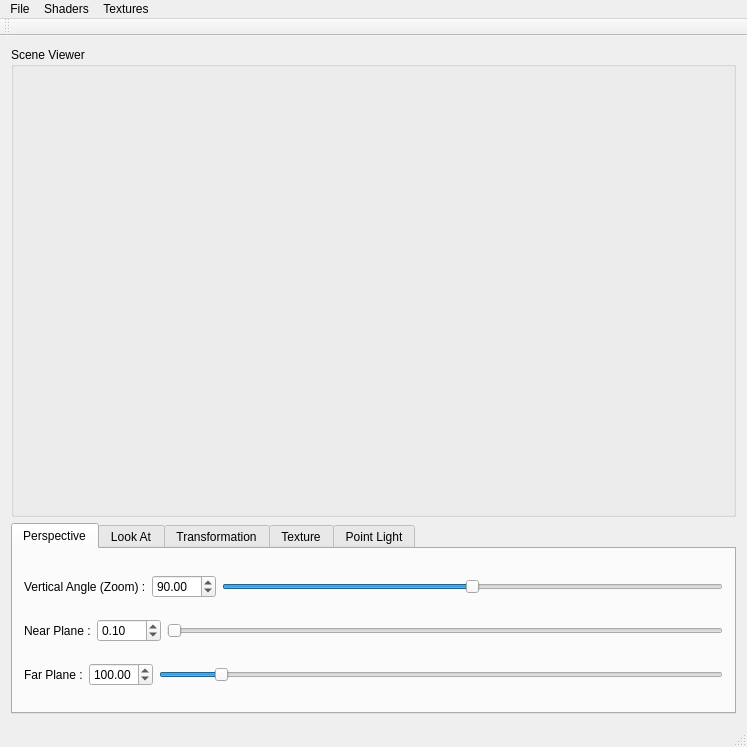
<?xml version="1.0" encoding="UTF-8"?>
<ui version="4.0">
 <class>MainWindow</class>
 <widget class="QMainWindow" name="MainWindow">
  <property name="geometry">
   <rect>
    <x>0</x>
    <y>0</y>
    <width>747</width>
    <height>747</height>
   </rect>
  </property>
  <property name="windowTitle">
   <string>MainWindow</string>
  </property>
  <widget class="QWidget" name="centralWidget">
   <layout class="QGridLayout" name="gridLayout">
    <item row="0" column="0">
     <widget class="QGroupBox" name="groupBox">
      <property name="sizePolicy">
       <sizepolicy hsizetype="Preferred" vsizetype="Expanding">
        <horstretch>0</horstretch>
        <verstretch>0</verstretch>
       </sizepolicy>
      </property>
      <property name="title">
       <string>Scene Viewer</string>
      </property>
      <layout class="QGridLayout" name="gridLayout_2"/>
     </widget>
    </item>
    <item row="1" column="0">
     <widget class="QTabWidget" name="mainTabs">
      <property name="sizePolicy">
       <sizepolicy hsizetype="Expanding" vsizetype="Fixed">
        <horstretch>0</horstretch>
        <verstretch>0</verstretch>
       </sizepolicy>
      </property>
      <property name="currentIndex">
       <number>0</number>
      </property>
      <widget class="QWidget" name="perspectiveTab">
       <attribute name="title">
        <string>Perspective</string>
       </attribute>
       <layout class="QGridLayout" name="gridLayout_7">
        <item row="0" column="0">
         <layout class="QHBoxLayout" name="horizontalLayout_2">
          <item>
           <widget class="QLabel" name="label">
            <property name="sizePolicy">
             <sizepolicy hsizetype="Fixed" vsizetype="Preferred">
              <horstretch>0</horstretch>
              <verstretch>0</verstretch>
             </sizepolicy>
            </property>
            <property name="text">
             <string>Vertical Angle (Zoom) :</string>
            </property>
           </widget>
          </item>
          <item>
           <widget class="QDoubleSpinBox" name="persVerticalAngleSpin">
            <property name="decimals">
             <number>2</number>
            </property>
            <property name="minimum">
             <double>0.000000000000000</double>
            </property>
            <property name="maximum">
             <double>180.000000000000000</double>
            </property>
            <property name="singleStep">
             <double>0.100000000000000</double>
            </property>
            <property name="value">
             <double>90.000000000000000</double>
            </property>
           </widget>
          </item>
          <item>
           <widget class="QSlider" name="persVerticalAngleSlider">
            <property name="maximum">
             <number>18000</number>
            </property>
            <property name="pageStep">
             <number>10</number>
            </property>
            <property name="value">
             <number>9000</number>
            </property>
            <property name="sliderPosition">
             <number>9000</number>
            </property>
            <property name="orientation">
             <enum>Qt::Horizontal</enum>
            </property>
           </widget>
          </item>
         </layout>
        </item>
        <item row="1" column="0">
         <layout class="QHBoxLayout" name="horizontalLayout_4">
          <item>
           <widget class="QLabel" name="label_3">
            <property name="sizePolicy">
             <sizepolicy hsizetype="Fixed" vsizetype="Preferred">
              <horstretch>0</horstretch>
              <verstretch>0</verstretch>
             </sizepolicy>
            </property>
            <property name="text">
             <string>Near Plane :</string>
            </property>
           </widget>
          </item>
          <item>
           <widget class="QDoubleSpinBox" name="persNearSpin">
            <property name="decimals">
             <number>2</number>
            </property>
            <property name="minimum">
             <double>0.000000000000000</double>
            </property>
            <property name="maximum">
             <double>999.000000000000000</double>
            </property>
            <property name="singleStep">
             <double>0.100000000000000</double>
            </property>
            <property name="value">
             <double>0.100000000000000</double>
            </property>
           </widget>
          </item>
          <item>
           <widget class="QSlider" name="persNearSlider">
            <property name="maximum">
             <number>99900</number>
            </property>
            <property name="value">
             <number>10</number>
            </property>
            <property name="orientation">
             <enum>Qt::Horizontal</enum>
            </property>
           </widget>
          </item>
         </layout>
        </item>
        <item row="2" column="0">
         <layout class="QHBoxLayout" name="horizontalLayout_5">
          <item>
           <widget class="QLabel" name="label_4">
            <property name="sizePolicy">
             <sizepolicy hsizetype="Fixed" vsizetype="Preferred">
              <horstretch>0</horstretch>
              <verstretch>0</verstretch>
             </sizepolicy>
            </property>
            <property name="text">
             <string>Far Plane :</string>
            </property>
           </widget>
          </item>
          <item>
           <widget class="QDoubleSpinBox" name="persFarSpin">
            <property name="minimum">
             <double>0.000000000000000</double>
            </property>
            <property name="maximum">
             <double>999.000000000000000</double>
            </property>
            <property name="singleStep">
             <double>0.100000000000000</double>
            </property>
            <property name="value">
             <double>100.000000000000000</double>
            </property>
           </widget>
          </item>
          <item>
           <widget class="QSlider" name="persFarSlider">
            <property name="maximum">
             <number>99900</number>
            </property>
            <property name="value">
             <number>10000</number>
            </property>
            <property name="orientation">
             <enum>Qt::Horizontal</enum>
            </property>
           </widget>
          </item>
         </layout>
        </item>
       </layout>
      </widget>
      <widget class="QWidget" name="lookAtTab">
       <attribute name="title">
        <string>Look At</string>
       </attribute>
       <layout class="QGridLayout" name="gridLayout_3">
        <item row="0" column="0">
         <layout class="QHBoxLayout" name="horizontalLayout_6">
          <item>
           <widget class="QLabel" name="label_5">
            <property name="sizePolicy">
             <sizepolicy hsizetype="Fixed" vsizetype="Preferred">
              <horstretch>0</horstretch>
              <verstretch>0</verstretch>
             </sizepolicy>
            </property>
            <property name="text">
             <string>Eye (X,Y,Z) :</string>
            </property>
           </widget>
          </item>
          <item>
           <widget class="QDoubleSpinBox" name="lookEyeXSpin">
            <property name="minimum">
             <double>-99999.000000000000000</double>
            </property>
            <property name="maximum">
             <double>99999.000000000000000</double>
            </property>
            <property name="singleStep">
             <double>0.100000000000000</double>
            </property>
            <property name="value">
             <double>0.000000000000000</double>
            </property>
           </widget>
          </item>
          <item>
           <widget class="QDoubleSpinBox" name="lookEyeYSpin">
            <property name="minimum">
             <double>-99999.000000000000000</double>
            </property>
            <property name="maximum">
             <double>99999.000000000000000</double>
            </property>
            <property name="singleStep">
             <double>0.100000000000000</double>
            </property>
            <property name="value">
             <double>0.000000000000000</double>
            </property>
           </widget>
          </item>
          <item>
           <widget class="QDoubleSpinBox" name="lookEyeZSpin">
            <property name="minimum">
             <double>-99999.000000000000000</double>
            </property>
            <property name="maximum">
             <double>99999.000000000000000</double>
            </property>
            <property name="singleStep">
             <double>0.100000000000000</double>
            </property>
            <property name="value">
             <double>1.000000000000000</double>
            </property>
           </widget>
          </item>
         </layout>
        </item>
        <item row="1" column="0">
         <layout class="QHBoxLayout" name="horizontalLayout_7">
          <item>
           <widget class="QLabel" name="label_6">
            <property name="sizePolicy">
             <sizepolicy hsizetype="Fixed" vsizetype="Preferred">
              <horstretch>0</horstretch>
              <verstretch>0</verstretch>
             </sizepolicy>
            </property>
            <property name="text">
             <string>Center (X,Y,Z) :</string>
            </property>
           </widget>
          </item>
          <item>
           <widget class="QDoubleSpinBox" name="lookCenterXSpin">
            <property name="minimum">
             <double>-99999.000000000000000</double>
            </property>
            <property name="maximum">
             <double>99999.000000000000000</double>
            </property>
            <property name="singleStep">
             <double>0.100000000000000</double>
            </property>
           </widget>
          </item>
          <item>
           <widget class="QDoubleSpinBox" name="lookCenterYSpin">
            <property name="minimum">
             <double>-99999.000000000000000</double>
            </property>
            <property name="maximum">
             <double>99999.000000000000000</double>
            </property>
            <property name="singleStep">
             <double>0.100000000000000</double>
            </property>
           </widget>
          </item>
          <item>
           <widget class="QDoubleSpinBox" name="lookCenterZSpin">
            <property name="minimum">
             <double>-99999.000000000000000</double>
            </property>
            <property name="maximum">
             <double>99999.000000000000000</double>
            </property>
            <property name="singleStep">
             <double>0.100000000000000</double>
            </property>
           </widget>
          </item>
         </layout>
        </item>
        <item row="2" column="0">
         <layout class="QHBoxLayout" name="horizontalLayout_8">
          <item>
           <widget class="QLabel" name="label_7">
            <property name="sizePolicy">
             <sizepolicy hsizetype="Fixed" vsizetype="Preferred">
              <horstretch>0</horstretch>
              <verstretch>0</verstretch>
             </sizepolicy>
            </property>
            <property name="text">
             <string>Up (X,Y,Z) :</string>
            </property>
           </widget>
          </item>
          <item>
           <widget class="QDoubleSpinBox" name="lookUpXSpin">
            <property name="minimum">
             <double>-99999.000000000000000</double>
            </property>
            <property name="maximum">
             <double>99999.000000000000000</double>
            </property>
            <property name="singleStep">
             <double>0.100000000000000</double>
            </property>
           </widget>
          </item>
          <item>
           <widget class="QDoubleSpinBox" name="lookUpYSpin">
            <property name="minimum">
             <double>-99999.000000000000000</double>
            </property>
            <property name="maximum">
             <double>99999.000000000000000</double>
            </property>
            <property name="singleStep">
             <double>0.100000000000000</double>
            </property>
            <property name="value">
             <double>1.000000000000000</double>
            </property>
           </widget>
          </item>
          <item>
           <widget class="QDoubleSpinBox" name="lookUpZSpin">
            <property name="minimum">
             <double>-99999.000000000000000</double>
            </property>
            <property name="maximum">
             <double>99999.000000000000000</double>
            </property>
            <property name="singleStep">
             <double>0.100000000000000</double>
            </property>
           </widget>
          </item>
         </layout>
        </item>
       </layout>
      </widget>
      <widget class="QWidget" name="transformTab">
       <attribute name="title">
        <string>Transformation</string>
       </attribute>
       <layout class="QGridLayout" name="gridLayout_4">
        <item row="0" column="0">
         <layout class="QHBoxLayout" name="horizontalLayout_9">
          <item>
           <widget class="QLabel" name="label_8">
            <property name="sizePolicy">
             <sizepolicy hsizetype="Fixed" vsizetype="Preferred">
              <horstretch>0</horstretch>
              <verstretch>0</verstretch>
             </sizepolicy>
            </property>
            <property name="text">
             <string>Scale :</string>
            </property>
           </widget>
          </item>
          <item>
           <widget class="QDoubleSpinBox" name="scaleSpin">
            <property name="minimum">
             <double>-99999.000000000000000</double>
            </property>
            <property name="maximum">
             <double>99999.000000000000000</double>
            </property>
            <property name="singleStep">
             <double>0.100000000000000</double>
            </property>
            <property name="value">
             <double>1.000000000000000</double>
            </property>
           </widget>
          </item>
         </layout>
        </item>
        <item row="1" column="0">
         <layout class="QHBoxLayout" name="horizontalLayout_10">
          <item>
           <widget class="QLabel" name="label_9">
            <property name="sizePolicy">
             <sizepolicy hsizetype="Fixed" vsizetype="Preferred">
              <horstretch>0</horstretch>
              <verstretch>0</verstretch>
             </sizepolicy>
            </property>
            <property name="text">
             <string>Translate (X,Y,Z) :</string>
            </property>
           </widget>
          </item>
          <item>
           <widget class="QDoubleSpinBox" name="translateXSpin">
            <property name="minimum">
             <double>-99999.000000000000000</double>
            </property>
            <property name="maximum">
             <double>99999.000000000000000</double>
            </property>
            <property name="singleStep">
             <double>0.100000000000000</double>
            </property>
           </widget>
          </item>
          <item>
           <widget class="QDoubleSpinBox" name="translateYSpin">
            <property name="minimum">
             <double>-99999.000000000000000</double>
            </property>
            <property name="maximum">
             <double>99999.000000000000000</double>
            </property>
            <property name="singleStep">
             <double>0.100000000000000</double>
            </property>
           </widget>
          </item>
          <item>
           <widget class="QDoubleSpinBox" name="translateZSpin">
            <property name="minimum">
             <double>-99999.000000000000000</double>
            </property>
            <property name="maximum">
             <double>99999.000000000000000</double>
            </property>
            <property name="singleStep">
             <double>0.100000000000000</double>
            </property>
           </widget>
          </item>
         </layout>
        </item>
        <item row="4" column="0">
         <layout class="QHBoxLayout" name="horizontalLayout_11">
          <item>
           <spacer name="horizontalSpacer">
            <property name="orientation">
             <enum>Qt::Horizontal</enum>
            </property>
            <property name="sizeType">
             <enum>QSizePolicy::Maximum</enum>
            </property>
            <property name="sizeHint" stdset="0">
             <size>
              <width>19</width>
              <height>20</height>
             </size>
            </property>
           </spacer>
          </item>
          <item>
           <widget class="QLabel" name="label_10">
            <property name="sizePolicy">
             <sizepolicy hsizetype="Fixed" vsizetype="Preferred">
              <horstretch>0</horstretch>
              <verstretch>0</verstretch>
             </sizepolicy>
            </property>
            <property name="text">
             <string>Axis (X,Y,Z) :</string>
            </property>
           </widget>
          </item>
          <item>
           <widget class="QDoubleSpinBox" name="rotateXSpin">
            <property name="minimum">
             <double>-99999.000000000000000</double>
            </property>
            <property name="maximum">
             <double>99999.000000000000000</double>
            </property>
            <property name="singleStep">
             <double>0.100000000000000</double>
            </property>
           </widget>
          </item>
          <item>
           <widget class="QDoubleSpinBox" name="rotateYSpin">
            <property name="minimum">
             <double>-99999.000000000000000</double>
            </property>
            <property name="maximum">
             <double>99999.000000000000000</double>
            </property>
            <property name="singleStep">
             <double>0.100000000000000</double>
            </property>
           </widget>
          </item>
          <item>
           <widget class="QDoubleSpinBox" name="rotateZSpin">
            <property name="minimum">
             <double>-99999.000000000000000</double>
            </property>
            <property name="maximum">
             <double>99999.000000000000000</double>
            </property>
            <property name="singleStep">
             <double>0.100000000000000</double>
            </property>
           </widget>
          </item>
         </layout>
        </item>
        <item row="5" column="0">
         <layout class="QHBoxLayout" name="horizontalLayout_3">
          <item>
           <spacer name="horizontalSpacer_2">
            <property name="orientation">
             <enum>Qt::Horizontal</enum>
            </property>
            <property name="sizeType">
             <enum>QSizePolicy::Maximum</enum>
            </property>
            <property name="sizeHint" stdset="0">
             <size>
              <width>19</width>
              <height>20</height>
             </size>
            </property>
           </spacer>
          </item>
          <item>
           <widget class="QLabel" name="label_14">
            <property name="text">
             <string>Angle (-360 : +360) :</string>
            </property>
           </widget>
          </item>
          <item>
           <widget class="QDoubleSpinBox" name="rotateAngleSpin">
            <property name="minimum">
             <double>-99999.000000000000000</double>
            </property>
            <property name="maximum">
             <double>99999.000000000000000</double>
            </property>
            <property name="singleStep">
             <double>0.100000000000000</double>
            </property>
           </widget>
          </item>
          <item>
           <widget class="QSlider" name="rotateAngleSlider">
            <property name="minimum">
             <number>-3600</number>
            </property>
            <property name="maximum">
             <number>3600</number>
            </property>
            <property name="orientation">
             <enum>Qt::Horizontal</enum>
            </property>
           </widget>
          </item>
         </layout>
        </item>
        <item row="2" column="0">
         <widget class="Line" name="line">
          <property name="orientation">
           <enum>Qt::Horizontal</enum>
          </property>
         </widget>
        </item>
        <item row="3" column="0">
         <widget class="QLabel" name="label_15">
          <property name="text">
           <string>Rotate:</string>
          </property>
         </widget>
        </item>
       </layout>
      </widget>
      <widget class="QWidget" name="textureTab">
       <attribute name="title">
        <string>Texture</string>
       </attribute>
       <layout class="QGridLayout" name="gridLayout_6">
        <item row="0" column="0">
         <layout class="QHBoxLayout" name="horizontalLayout">
          <item>
           <widget class="QLabel" name="label_2">
            <property name="text">
             <string>Texture File :</string>
            </property>
           </widget>
          </item>
          <item>
           <widget class="QLineEdit" name="textureFileEdit"/>
          </item>
          <item>
           <widget class="QPushButton" name="browseTextureBtn">
            <property name="text">
             <string>Browse</string>
            </property>
           </widget>
          </item>
         </layout>
        </item>
       </layout>
      </widget>
      <widget class="QWidget" name="diffuseLightTab">
       <attribute name="title">
        <string>Point Light</string>
       </attribute>
       <layout class="QGridLayout" name="gridLayout_5">
        <item row="1" column="0">
         <layout class="QHBoxLayout" name="horizontalLayout_14">
          <item>
           <widget class="QLabel" name="label_12">
            <property name="sizePolicy">
             <sizepolicy hsizetype="Fixed" vsizetype="Preferred">
              <horstretch>0</horstretch>
              <verstretch>0</verstretch>
             </sizepolicy>
            </property>
            <property name="text">
             <string>Ia :</string>
            </property>
           </widget>
          </item>
          <item>
           <widget class="QDoubleSpinBox" name="lightIa1Spin">
            <property name="singleStep">
             <double>0.100000000000000</double>
            </property>
            <property name="value">
             <double>0.000000000000000</double>
            </property>
           </widget>
          </item>
          <item>
           <widget class="QDoubleSpinBox" name="lightIa2Spin">
            <property name="singleStep">
             <double>0.100000000000000</double>
            </property>
            <property name="value">
             <double>1.000000000000000</double>
            </property>
           </widget>
          </item>
          <item>
           <widget class="QDoubleSpinBox" name="lightIa3Spin">
            <property name="singleStep">
             <double>0.100000000000000</double>
            </property>
            <property name="value">
             <double>0.000000000000000</double>
            </property>
           </widget>
          </item>
         </layout>
        </item>
        <item row="3" column="0">
         <layout class="QHBoxLayout" name="horizontalLayout_41">
          <item>
           <widget class="QLabel" name="label_21">
            <property name="sizePolicy">
             <sizepolicy hsizetype="Fixed" vsizetype="Preferred">
              <horstretch>0</horstretch>
              <verstretch>0</verstretch>
             </sizepolicy>
            </property>
            <property name="text">
             <string>Is :</string>
            </property>
           </widget>
          </item>
          <item>
           <widget class="QDoubleSpinBox" name="lightIs1Spin">
            <property name="singleStep">
             <double>0.100000000000000</double>
            </property>
            <property name="value">
             <double>0.000000000000000</double>
            </property>
           </widget>
          </item>
          <item>
           <widget class="QDoubleSpinBox" name="lightIs2Spin">
            <property name="singleStep">
             <double>0.100000000000000</double>
            </property>
            <property name="value">
             <double>1.000000000000000</double>
            </property>
           </widget>
          </item>
          <item>
           <widget class="QDoubleSpinBox" name="lightIs3Spin">
            <property name="singleStep">
             <double>0.100000000000000</double>
            </property>
            <property name="value">
             <double>0.000000000000000</double>
            </property>
           </widget>
          </item>
         </layout>
        </item>
        <item row="4" column="0">
         <layout class="QHBoxLayout" name="horizontalLayout_42">
          <item>
           <widget class="QLabel" name="label_421">
            <property name="sizePolicy">
             <sizepolicy hsizetype="Fixed" vsizetype="Preferred">
              <horstretch>0</horstretch>
              <verstretch>0</verstretch>
             </sizepolicy>
            </property>
            <property name="text">
             <string>Atenuation :</string>
            </property>
           </widget>
          </item>
          <item>
           <widget class="QDoubleSpinBox" name="lightCoefA">
            <property name="singleStep">
             <double>0.100000000000000</double>
            </property>
            <property name="value">
             <double>0.000000000000000</double>
            </property>
           </widget>
          </item>
          <item>
           <widget class="QDoubleSpinBox" name="lightCoefB">
            <property name="singleStep">
             <double>0.100000000000000</double>
            </property>
            <property name="value">
             <double>0.000000000000000</double>
            </property>
           </widget>
          </item>
          <item>
           <widget class="QDoubleSpinBox" name="lightCoefC">
            <property name="singleStep">
             <double>0.100000000000000</double>
            </property>
            <property name="value">
             <double>1.000000000000000</double>
            </property>
           </widget>
          </item>
         </layout>
        </item>
        <item row="0" column="0">
         <layout class="QHBoxLayout" name="horizontalLayout_13">
          <item>
           <widget class="QLabel" name="label_11">
            <property name="sizePolicy">
             <sizepolicy hsizetype="Fixed" vsizetype="Preferred">
              <horstretch>0</horstretch>
              <verstretch>0</verstretch>
             </sizepolicy>
            </property>
            <property name="text">
             <string>Position (X,Y,Z) :</string>
            </property>
           </widget>
          </item>
          <item>
           <widget class="QDoubleSpinBox" name="lightPosXSpin">
            <property name="minimum">
             <double>-99999.000000000000000</double>
            </property>
            <property name="maximum">
             <double>99999.000000000000000</double>
            </property>
            <property name="singleStep">
             <double>0.100000000000000</double>
            </property>
            <property name="value">
             <double>-25.000000000000000</double>
            </property>
           </widget>
          </item>
          <item>
           <widget class="QDoubleSpinBox" name="lightPosYSpin">
            <property name="minimum">
             <double>-99999.000000000000000</double>
            </property>
            <property name="maximum">
             <double>99999.000000000000000</double>
            </property>
            <property name="singleStep">
             <double>0.100000000000000</double>
            </property>
            <property name="value">
             <double>25.000000000000000</double>
            </property>
           </widget>
          </item>
          <item>
           <widget class="QDoubleSpinBox" name="lightPosZSpin">
            <property name="minimum">
             <double>-99999.000000000000000</double>
            </property>
            <property name="maximum">
             <double>99999.000000000000000</double>
            </property>
            <property name="singleStep">
             <double>0.100000000000000</double>
            </property>
            <property name="value">
             <double>25.000000000000000</double>
            </property>
           </widget>
          </item>
         </layout>
        </item>
        <item row="2" column="0">
         <layout class="QHBoxLayout" name="horizontalLayout_15">
          <item>
           <widget class="QLabel" name="label_13">
            <property name="sizePolicy">
             <sizepolicy hsizetype="Fixed" vsizetype="Preferred">
              <horstretch>0</horstretch>
              <verstretch>0</verstretch>
             </sizepolicy>
            </property>
            <property name="text">
             <string>Id :</string>
            </property>
           </widget>
          </item>
          <item>
           <widget class="QDoubleSpinBox" name="lightId1Spin">
            <property name="singleStep">
             <double>0.100000000000000</double>
            </property>
            <property name="value">
             <double>1.000000000000000</double>
            </property>
           </widget>
          </item>
          <item>
           <widget class="QDoubleSpinBox" name="lightId2Spin">
            <property name="singleStep">
             <double>0.100000000000000</double>
            </property>
            <property name="value">
             <double>1.000000000000000</double>
            </property>
           </widget>
          </item>
          <item>
           <widget class="QDoubleSpinBox" name="lightId3Spin">
            <property name="singleStep">
             <double>0.100000000000000</double>
            </property>
            <property name="value">
             <double>1.000000000000000</double>
            </property>
           </widget>
          </item>
         </layout>
        </item>
       </layout>
      </widget>
     </widget>
    </item>
   </layout>
  </widget>
  <widget class="QMenuBar" name="menuBar">
   <property name="geometry">
    <rect>
     <x>0</x>
     <y>0</y>
     <width>747</width>
     <height>22</height>
    </rect>
   </property>
   <widget class="QMenu" name="menuModels">
    <property name="title">
     <string>File</string>
    </property>
    <addaction name="actionLoad_sphere"/>
    <addaction name="action_obre_fitxer"/>
    <addaction name="action_obre_escena"/>
    <addaction name="action_obre_dades"/>
    <addaction name="separator"/>
    <addaction name="action_save_frame_as_image"/>
    <addaction name="action_start_and_save_animation"/>
    <addaction name="separator"/>
    <addaction name="actionAbout_Qt"/>
    <addaction name="separator"/>
    <addaction name="action_exit"/>
   </widget>
   <widget class="QMenu" name="menuShaders">
    <property name="title">
     <string>Shaders</string>
    </property>
    <addaction name="action_gouraud"/>
    <addaction name="action_phong"/>
    <addaction name="action_toon"/>
   </widget>
   <widget class="QMenu" name="menuTextures">
    <property name="title">
     <string>Textures</string>
    </property>
    <addaction name="action_activa_background"/>
    <addaction name="action_phong_tex"/>
    <addaction name="action_bump_mapping"/>
    <addaction name="action_environmental_mapping"/>
    <addaction name="action_transparencies"/>
   </widget>
   <addaction name="menuModels"/>
   <addaction name="menuShaders"/>
   <addaction name="menuTextures"/>
  </widget>
  <widget class="QToolBar" name="mainToolBar">
   <attribute name="toolBarArea">
    <enum>TopToolBarArea</enum>
   </attribute>
   <attribute name="toolBarBreak">
    <bool>false</bool>
   </attribute>
  </widget>
  <widget class="QStatusBar" name="statusBar"/>
  <action name="action_phong">
   <property name="text">
    <string>Phong Shader</string>
   </property>
   <property name="toolTip">
    <string>Activar Phong Shader</string>
   </property>
   <property name="shortcut">
    <string>Alt+2</string>
   </property>
  </action>
  <action name="action_gouraud">
   <property name="text">
    <string>Gouraud Shader</string>
   </property>
   <property name="toolTip">
    <string>Activar Gouraud Shader</string>
   </property>
   <property name="shortcut">
    <string>Alt+1</string>
   </property>
  </action>
  <action name="action_toon">
   <property name="text">
    <string>Toon Shader</string>
   </property>
   <property name="toolTip">
    <string>Activar Toon Shader</string>
   </property>
   <property name="shortcut">
    <string>Alt+3</string>
   </property>
  </action>
  <action name="action_obre_fitxer">
   <property name="text">
    <string>Obre Fitxer .obj</string>
   </property>
   <property name="toolTip">
    <string>Obre Fitxer .obj</string>
   </property>
   <property name="shortcut">
    <string>Ctrl+F</string>
   </property>
  </action>
  <action name="action_activa_background">
   <property name="text">
    <string>Active background</string>
   </property>
   <property name="shortcut">
    <string>Ctrl+1</string>
   </property>
  </action>
  <action name="action_phong_tex">
   <property name="text">
    <string>PhongTex</string>
   </property>
   <property name="shortcut">
    <string>Ctrl+2</string>
   </property>
  </action>
  <action name="action_bump_mapping">
   <property name="text">
    <string>Bump-mapping</string>
   </property>
   <property name="shortcut">
    <string>Ctrl+3</string>
   </property>
  </action>
  <action name="action_environmental_mapping">
   <property name="text">
    <string>Environmental-mapping</string>
   </property>
   <property name="shortcut">
    <string>Ctrl+4</string>
   </property>
  </action>
  <action name="action_transparencies">
   <property name="text">
    <string>Transparencies</string>
   </property>
   <property name="shortcut">
    <string>Ctrl+5</string>
   </property>
  </action>
  <action name="action_afegeix_llum_puntual">
   <property name="text">
    <string>Afegeix Llum</string>
   </property>
  </action>
  <action name="action_save_frame_as_image">
   <property name="text">
    <string>Save Frame as Image</string>
   </property>
  </action>
  <action name="action_obre_escena">
   <property name="text">
    <string>Obre Escena</string>
   </property>
   <property name="shortcut">
    <string>Ctrl+E</string>
   </property>
  </action>
  <action name="action_start_and_save_animation">
   <property name="text">
    <string>Start and Save Animation</string>
   </property>
  </action>
  <action name="action_exit">
   <property name="text">
    <string>Exit</string>
   </property>
   <property name="shortcut">
    <string>Ctrl+Q</string>
   </property>
  </action>
  <action name="actionAbout_Qt">
   <property name="text">
    <string>About Qt</string>
   </property>
  </action>
  <action name="action_obre_dades">
   <property name="text">
    <string>Obre Dades</string>
   </property>
   <property name="shortcut">
    <string>Ctrl+D</string>
   </property>
  </action>
  <action name="actionLoad_sphere">
   <property name="text">
    <string>Load sphere</string>
   </property>
  </action>
 </widget>
 <layoutdefault spacing="6" margin="11"/>
 <tabstops>
  <tabstop>mainTabs</tabstop>
  <tabstop>persVerticalAngleSpin</tabstop>
  <tabstop>persVerticalAngleSlider</tabstop>
  <tabstop>persNearSpin</tabstop>
  <tabstop>persNearSlider</tabstop>
  <tabstop>persFarSpin</tabstop>
  <tabstop>persFarSlider</tabstop>
  <tabstop>lookEyeXSpin</tabstop>
  <tabstop>lookEyeYSpin</tabstop>
  <tabstop>lookEyeZSpin</tabstop>
  <tabstop>lookCenterXSpin</tabstop>
  <tabstop>lookCenterYSpin</tabstop>
  <tabstop>lookCenterZSpin</tabstop>
  <tabstop>lookUpXSpin</tabstop>
  <tabstop>lookUpYSpin</tabstop>
  <tabstop>lookUpZSpin</tabstop>
  <tabstop>scaleSpin</tabstop>
  <tabstop>translateXSpin</tabstop>
  <tabstop>translateYSpin</tabstop>
  <tabstop>translateZSpin</tabstop>
  <tabstop>rotateXSpin</tabstop>
  <tabstop>rotateYSpin</tabstop>
  <tabstop>rotateZSpin</tabstop>
  <tabstop>rotateAngleSlider</tabstop>
  <tabstop>textureFileEdit</tabstop>
  <tabstop>browseTextureBtn</tabstop>
  <tabstop>lightPosXSpin</tabstop>
  <tabstop>lightPosYSpin</tabstop>
  <tabstop>lightPosZSpin</tabstop>
  <tabstop>lightIa1Spin</tabstop>
  <tabstop>lightIa2Spin</tabstop>
  <tabstop>lightIa3Spin</tabstop>
  <tabstop>lightId1Spin</tabstop>
  <tabstop>lightId2Spin</tabstop>
  <tabstop>lightId3Spin</tabstop>
  <tabstop>lightIs2Spin</tabstop>
  <tabstop>lightIs3Spin</tabstop>
 </tabstops>
 <resources/>
 <connections/>
</ui>
